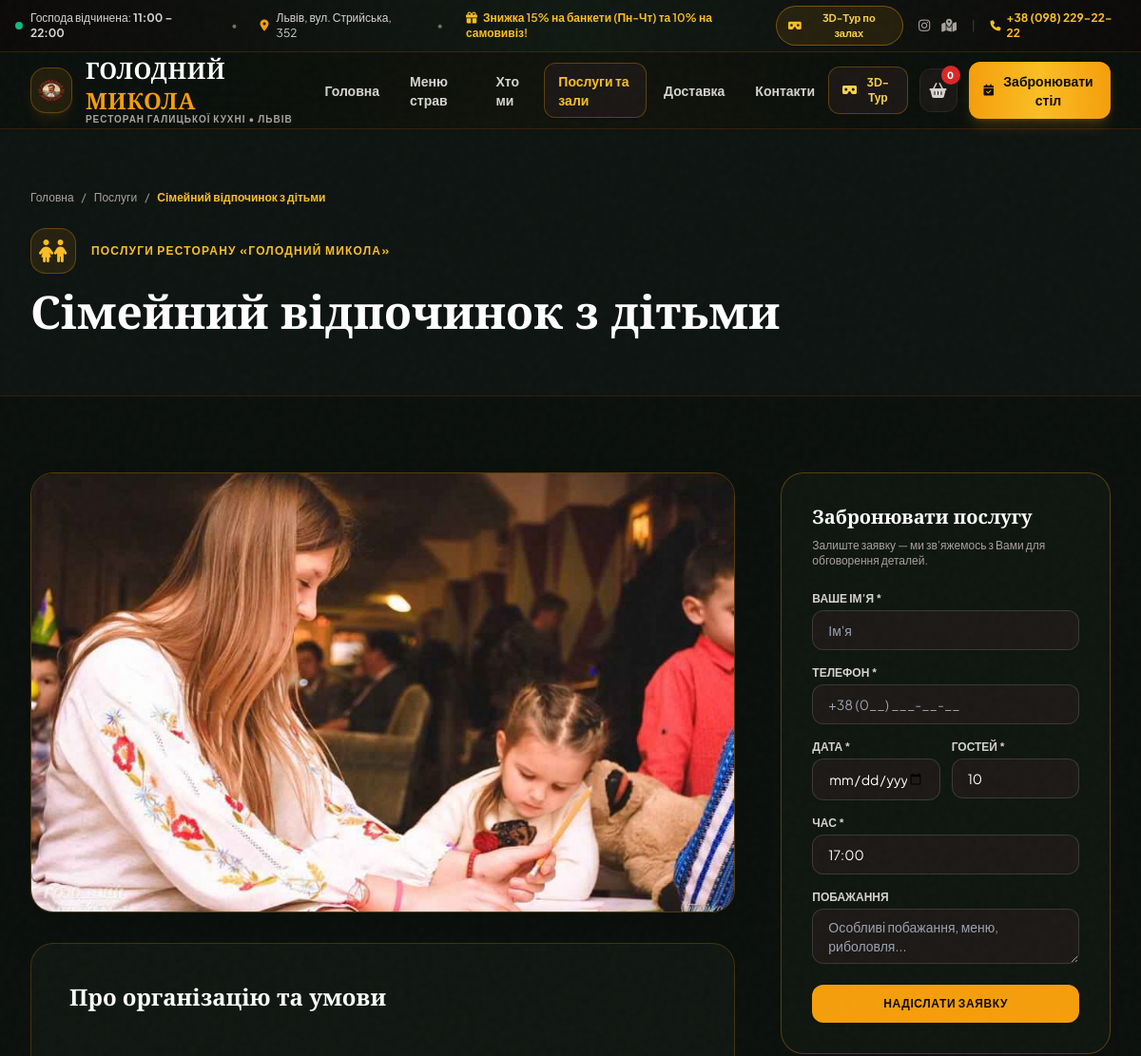
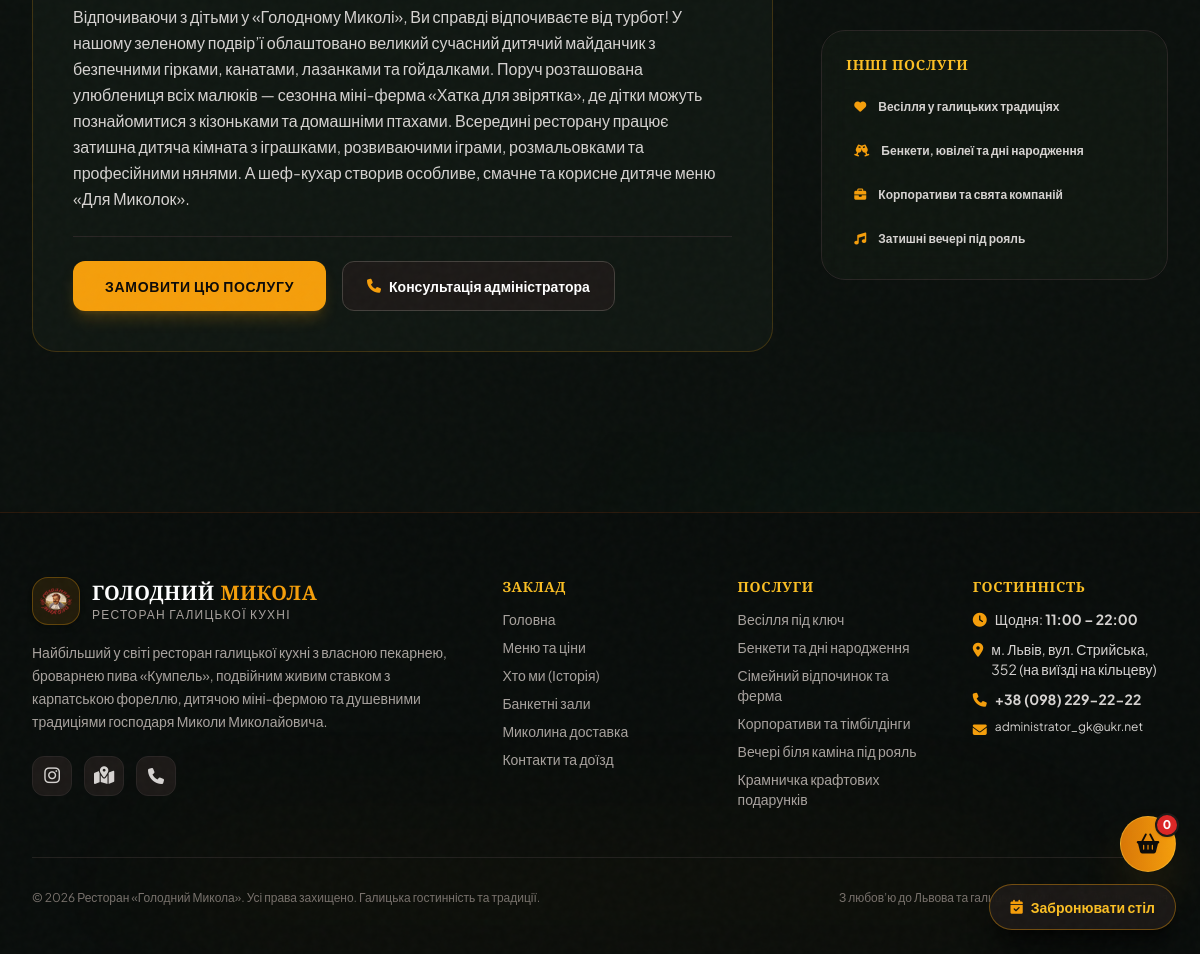
Screenshot of /posluhy/simeinyi-vidpochynok-z-ditmy/ with the database file from the repository (2 pictures, top to bottom).
### projects/models.py (models this page shows, shortened)
class RestaurantService(models.Model):
    title = models.CharField('Назва послуги', max_length=180)
    slug = models.SlugField('URL Slug', max_length=200, unique=True)
    short_description = models.CharField('Короткий опис', max_length=300)
    description = models.TextField('Детальний опис послуги')
    icon = models.CharField('Іконка FontAwesome', max_length=60, default='fa-solid fa-champagne-glasses')
    image = models.CharField('Зображення', max_length=300, blank=True)
    order = models.PositiveIntegerField('Порядок', default=0)
    class Meta:
        verbose_name = 'Послуга'
        verbose_name_plural = 'Послуги ресторану'
        ordering = ['order']

### projects/views.py (the view)
# urls.py: path('posluhy/<slug:slug>/', ServiceDetailView.as_view(), name='service_detail'),
class ServiceDetailView(DetailView):
    model = RestaurantService
    template_name = 'projects/service_detail.html'
    context_object_name = 'service'
    slug_field = 'slug'
    slug_url_kwarg = 'slug'
    def get_context_data(self, **kwargs):
        context = super().get_context_data(**kwargs)
        context['other_services'] = RestaurantService.objects.exclude(pk=self.object.pk)[:4]
        context['reservation_form'] = TableReservationForm(initial={'event_type': self.object.title})
        return context

### templates/projects/service_detail.html (shortened to what this page needs)
{% extends 'base.html' %}
{% load static %}
{% block content %}
<section class="py-16 bg-[#0e1411] border-b border-amber-900/30">
    <div class="max-w-7xl mx-auto px-4 sm:px-6 lg:px-8">
        <nav class="flex items-center space-x-2 text-xs text-stone-400 mb-6">
            <a href="{% url 'home' %}" class="hover:text-amber-400">Головна</a>
            <span>/</span>
            <a href="{% url 'services' %}" class="hover:text-amber-400">Послуги</a>
            <span>/</span>
            <span class="text-amber-400 font-semibold">{{ service.title }}</span>
        </nav>
        <div class="flex items-center space-x-4 mb-4">
            <div class="w-12 h-12 rounded-2xl bg-amber-500/10 border border-amber-500/30 text-amber-400 flex items-center justify-center text-2xl">
                <i class="{{ service.icon }}"></i>
            </div>
            <span class="text-xs uppercase tracking-widest text-amber-400 font-bold">Послуги ресторану «Голодний Микола»</span>
        </div>
        <h1 class="text-3xl sm:text-5xl font-serif font-black text-white max-w-4xl leading-tight">
            {{ service.title }}
        </h1>
    </div>
</section>
<section class="py-20 bg-[#0b100d]">
    <div class="max-w-7xl mx-auto px-4 sm:px-6 lg:px-8">
        <div class="grid grid-cols-1 lg:grid-cols-3 gap-12">
            <div class="lg:col-span-2 space-y-8">
                {% if service.image %}
                <div class="rounded-3xl overflow-hidden border border-amber-500/30 shadow-2xl aspect-[16/10]">
                    <img src="{{ service.image }}" alt="{{ service.title }}" class="w-full h-full object-cover">
                </div>
                {% endif %}
                <div class="glass-panel p-8 sm:p-10 rounded-3xl space-y-6">
                    <h2 class="text-2xl font-serif font-bold text-white">Про організацію та умови</h2>
                    <p class="text-stone-300 text-base leading-relaxed whitespace-pre-line">
                        {{ service.description }}
                    </p>
                    <div class="pt-6 border-t border-stone-800 flex flex-wrap gap-4">
                        <button onclick="openBookingModal(null, '{{ service.title|escapejs }}')" class="px-8 py-3.5 rounded-xl bg-amber-500 hover:bg-amber-400 text-stone-950 font-bold text-sm uppercase tracking-wider transition-colors shadow-lg shadow-amber-500/20">
                            Замовити цю послугу
                        </button>
                        <a href="tel:+380982292222" class="px-6 py-3.5 rounded-xl bg-stone-900 border border-stone-700 hover:border-amber-400 text-white font-bold text-sm transition-colors flex items-center space-x-2">
                            <i class="fa-solid fa-phone text-amber-500"></i>
                            <span>Консультація адміністратора</span>
                        </a>
                    </div>
                </div>
            </div>
            <div class="space-y-8">
                <div class="glass-card p-6 sm:p-8 rounded-3xl border border-amber-500/30">
                    <h3 class="text-xl font-serif font-bold text-white mb-2">Забронювати послугу</h3>
                    <p class="text-xs text-stone-400 mb-6">Залиште заявку — ми зв’яжемось з Вами для обговорення деталей.</p>
                    <form id="service-booking-form" onsubmit="handleAjaxBooking(event)" class="space-y-4">
                        <div>
                            <label class="block text-xs uppercase font-semibold text-stone-300 mb-1">Ваше ім’я *</label>
                            <input type="text" name="name" required placeholder="Ім'я" class="w-full px-4 py-2.5 bg-stone-900 border border-stone-700/80 rounded-xl text-white text-sm focus:outline-none focus:border-amber-500">
                        </div>
                        <div>
                            <label class="block text-xs uppercase font-semibold text-stone-300 mb-1">Телефон *</label>
                            <input type="tel" name="phone" required placeholder="+38 (0__) ___-__-__" class="w-full px-4 py-2.5 bg-stone-900 border border-stone-700/80 rounded-xl text-white text-sm focus:outline-none focus:border-amber-500">
                        </div>
                        <div class="grid grid-cols-2 gap-3">
                            <div>
                                <label class="block text-xs uppercase font-semibold text-stone-300 mb-1">Дата *</label>
                                <input type="date" name="date" required class="w-full px-4 py-2.5 bg-stone-900 border border-stone-700/80 rounded-xl text-white text-sm focus:outline-none focus:border-amber-500">
                            </div>
                            <div>
                                <label class="block text-xs uppercase font-semibold text-stone-300 mb-1">Гостей *</label>
                                <input type="number" name="guests_count" min="1" max="230" value="10" required class="w-full px-4 py-2.5 bg-stone-900 border border-stone-700/80 rounded-xl text-white text-sm focus:outline-none focus:border-amber-500">
                            </div>
                        </div>
                        <div>
                            <label class="block text-xs uppercase font-semibold text-stone-300 mb-1">Час *</label>
                            <input type="text" name="time" value="17:00" required class="w-full px-4 py-2.5 bg-stone-900 border border-stone-700/80 rounded-xl text-white text-sm focus:outline-none focus:border-amber-500">
                        </div>
                        <div>
                            <label class="block text-xs uppercase font-semibold text-stone-300 mb-1">Побажання</label>
                            <textarea name="special_requests" rows="2" placeholder="Особливі побажання, меню, риболовля..." class="w-full px-4 py-2 bg-stone-900 border border-stone-700/80 rounded-xl text-white text-sm focus:outline-none focus:border-amber-500"></textarea>
                        </div>
                        <button type="submit" class="w-full py-3 rounded-xl bg-amber-500 hover:bg-amber-400 text-stone-950 font-bold text-xs uppercase tracking-wider transition-colors shadow">
                            Надіслати заявку
                        </button>
                    </form>
                </div>
                <div class="glass-card p-6 rounded-3xl border border-stone-800 space-y-4">
                    <h4 class="text-sm font-serif font-bold uppercase tracking-wider text-amber-400">Інші послуги</h4>
                    <ul class="space-y-3 text-xs">
                        {% for other in other_services %}
                        <li>
                            <a href="{% url 'service_detail' slug=other.slug %}" class="flex items-center space-x-3 p-2 rounded-xl hover:bg-stone-900 text-stone-300 hover:text-amber-400 transition-colors">
                                <i class="{{ other.icon }} text-amber-500"></i>
                                <span class="font-semibold">{{ other.title }}</span>
                            </a>
                        </li>
                        {% endfor %}
                    </ul>
                </div>
            </div>
        </div>
    </div>
</section>
{% endblock %}

### assets/css/main.css (style rules this page uses)
body::before { content: ""; position: fixed; top: 0; left: 0; width: 100%; height: 100%; opacity: 0.025; pointer-events: none; z-index: 999; }
.glass-panel { background: rgba(18, 25, 20, 0.85); backdrop-filter: blur(20px); -webkit-backdrop-filter: blur(20px); border: 1px solid rgba(245, 158, 11, 0.2); }
.glass-card { background: rgba(16, 23, 18, 0.88); backdrop-filter: blur(14px); border: 1px solid rgba(255, 255, 255, 0.07); transition: all 0.35s cubic-bezier(0.16, 1, 0.3, 1); }

### rows the page displays
RestaurantService: title "Сімейний відпочинок з дітьми", image (picture), description "Відпочиваючи з дітьми у «Голодному Миколі», Ви справді відпочиваєте від турбот! У нашому зеленому подвір’ї облаштовано великий сучасний дитячий майданчик з безпечними гірками, канатами, лазанками та гойдалками. Поруч розташована улюблениця всіх малюків — сезонна міні-ферма «Хатка для звірятка», де дітки можуть познайомитися з кізоньками та домашніми птахами. Всередині ресторану працює затишна дитяча кімната з іграшками, розвиваючими іграми, розмальовками та професійними нянями. А шеф-кухар створив особливе, смачне та корисне дитяче меню «Для Миколок»."
RestaurantService: title "Весілля у галицьких традиціях"
RestaurantService: title "Бенкети, ювілеї та дні народження"
RestaurantService: title "Корпоративи та свята компаній"
RestaurantService: title "Затишні вечері під рояль"
